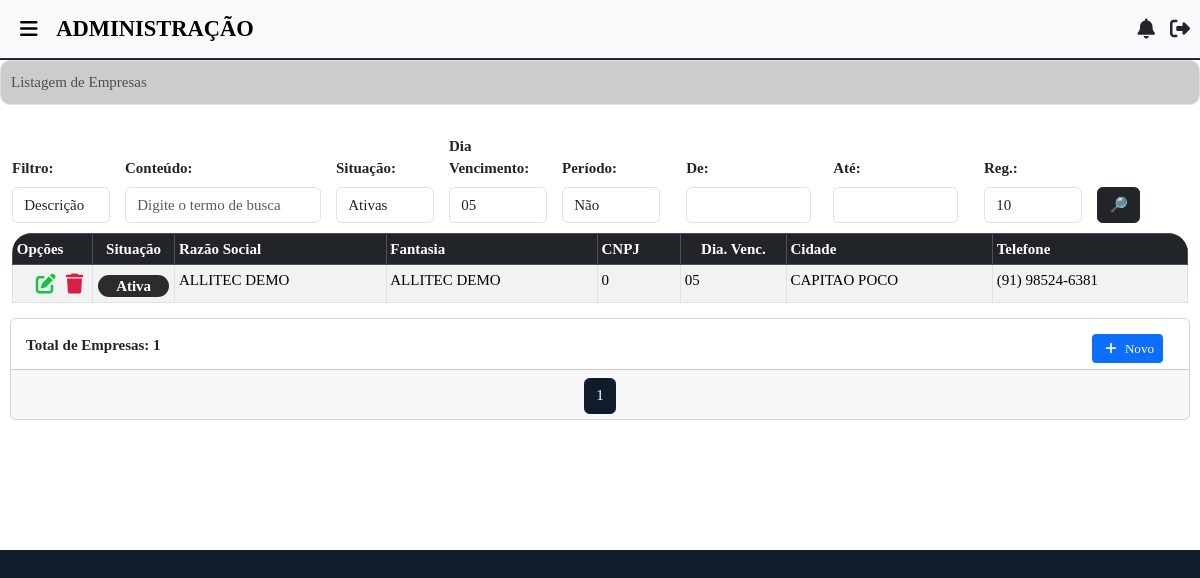
Page /empresas/lista/ (signed in) on the committed database.
### empresas/models.py (models this page shows, shortened)
class Empresa(models.Model):
    situacao = models.CharField(
        max_length=10,
        verbose_name="Situação",
        choices=[
            ('Ativa', 'Ativa'),
            ('Inativa', 'Inativa')
        ]
    )
    principal = models.CharField(
        max_length=10,
        verbose_name="Principal?",
        choices=[
            ('Sim', 'Sim'),
            ('Não', 'Não')
        ],
        default="Não"
    )
    cnpj = models.CharField(max_length=20, verbose_name='CNPJ')
    ie = models.CharField(max_length=20, verbose_name='Inscrição Estadual')
    razao_social = models.CharField(max_length=100, verbose_name='Razão Social')
    fantasia = models.CharField(max_length=100, verbose_name='Fantasia')
    endereco = models.CharField(max_length=100, verbose_name='Endereço')
    cep = models.CharField(max_length=10, verbose_name='CEP')
    numero = models.CharField(max_length=10, verbose_name='Nº')
    bairro_emp = models.CharField(max_length=20, verbose_name='Bairro')
    complem = models.CharField(max_length=20, verbose_name='Complemento', blank=True)
    cidade_emp = models.CharField(max_length=30, verbose_name='Cidade')
    uf_emp = models.CharField(max_length=2, verbose_name='UF')
    tel = models.CharField(max_length=15, verbose_name='Fone')
    email = models.EmailField(max_length=40, verbose_name='E-mail')
    fantasia_normalizado = models.CharField(max_length=255, editable=False)
    nome = models.CharField(max_length=100, verbose_name='Nome Responsável')
    cpf = models.CharField(max_length=15, verbose_name='CPF')
    orgao = models.CharField(max_length=30, verbose_name='Órgão Emissor')
    dt_nasc = models.CharField(max_length=20, verbose_name='Data de Nascimento')
    endereco_adm = models.CharField(max_length=100, verbose_name='Endereço')
    cep_adm = models.CharField(max_length=10, verbose_name='CEP')
    numero_adm = models.CharField(max_length=10, verbose_name='Nº')
    bairro_adm = models.CharField(max_length=20, verbose_name='Bairro')
    cidade_adm = models.CharField(max_length=30, verbose_name='Cidade')
    uf_adm = models.CharField(max_length=2, verbose_name='UF')
    tel_adm = models.CharField(max_length=15, verbose_name='Fone')
    email_adm = models.EmailField(max_length=40, verbose_name='E-mail')
    logo = models.FileField(upload_to='logo/', null=True, blank=True, default='default_logo.png')
    DIA_VENC_CHOICES = [
        ('05', '05'), ('10', '10'), ('15', '15'),
        ('20', '20'), ('25', '25'), ('30', '30')
    ]
    dia_venc = models.CharField(
        max_length=10,
        choices=DIA_VENC_CHOICES,
        default='05'
    )
    dt_criacao = models.DateField(
        verbose_name='Data de Registro',
        auto_now_add=True
    )
    dt_inativacao = models.DateField(verbose_name='Data de Inativação', blank=True, null=True)
    qtd_filial = models.PositiveIntegerField(default=1, verbose_name='Quantidade de Filiais Ativas')
    qtd_usuarios = models.PositiveIntegerField(default=1, verbose_name='Quantidade de Usuários Ativos')
    gerar_filial = models.BooleanField(default=False, verbose_name='Gerar Filial?')
    class Meta:
        verbose_name_plural = "Empresas"

### empresas/views.py (the view, shortened to what this page needs)
# urls.py: path("lista/", views.lista_empresas, name='lista-empresas'),
@verifica_permissao('empresas.view_empresa')
@login_required
def lista_empresas(request):
    s = request.GET.get('s')               # texto de busca
    tp = request.GET.get('tp')             # tipo de busca (desc ou cod)
    f_s = request.GET.get('sit')           # situação: Ativa / Inativa
    t_pes = request.GET.get('t_pes')       # tipo pessoa: Física / Jurídica
    dt_ini = request.GET.get('dt_ini')     # data inicial
    dt_fim = request.GET.get('dt_fim')     # data final
    p_dt = request.GET.get('p_dt')         # filtrar por data? Sim / Não
    reg = request.GET.get('reg', '10')     # registros por página
    dia_venc = request.GET.get('dia_venc')
    empresas = Empresa.objects.all().order_by('fantasia')
    if tp == 'desc' and s:
        norm_s = remove_accents(s).lower()
        empresas = empresas.filter(fantasia_normalizado__icontains=norm_s).order_by('fantasia')
    elif tp == 'cod' and s:
        try:
            empresas = empresas.filter(id__icontains=s).order_by('fantasia')
        except ValueError:
            empresas = Empresa.objects.none()
    if dia_venc in ['05', '10', '15', '20', '25', '30']:
        empresas = empresas.filter(dia_venc=dia_venc)
    if f_s in ['Ativa', 'Inativa']:
        empresas = empresas.filter(situacao=f_s)
    if t_pes in ['Física', 'Jurídica']:
        empresas = empresas.filter(pessoa=t_pes)
    if reg == 'todos':
        num_pagina = empresas.count() or 1
    else:
        try:
            num_pagina = int(reg)
        except ValueError:
            num_pagina = 10
    paginator = Paginator(empresas, num_pagina)
    page = request.GET.get('page')
    empresas = paginator.get_page(page)
    return render(request, 'empresas/lista.html', {
        'empresas': empresas,
        's': s,
        'tp': tp,
        't_pes': t_pes,
        'dt_ini': dt_ini,
        'dt_fim': dt_fim,
        'p_dt': p_dt,
        'dia_venc': dia_venc,
        'reg': reg
    })

### templates/empresas/lista.html (shortened to what this page needs)
{% extends 'base.html' %}
{% load static %}
{% block content %}
    <div class="container-fluid bg-white">
        <nav style="--bs-breadcrumb-divider: '>';" aria-label="breadcrumb">
            <ol class="breadcrumb">
                <li class="breadcrumb-item active" aria-current="page">Listagem de Empresas</li>
            </ol>
        </nav>
        <form method="GET" id="search-form" style="margin-left: 1%; margin-right: 1%;">
            <div class="row g-3 align-items-end">
                <div class="col-md-1 search-div">
                    <label class="form-label">Filtro:</label>
                    <select name="tp" id="tp" class="form-control">
                        <option value="desc" {% if request.GET.tp == 'desc' %}selected{% endif %}>Descrição</option>
                    </select>
                </div>
                <div class="col-md-2 search-div">
                    <label class="form-label">Conteúdo:</label>
                    <input class="form-control" type="text" name="s" id="s" placeholder="Digite o termo de busca" value="{{ request.GET.s }}">
                </div>
                <div class="col-md-1 search-div">
                    <label class="form-label">Situação:</label>
                    <div class="d-flex">
                        <select class="form-control" name="sit" id="situacao">
                            <option value="Ativa" {% if request.GET.sit == 'Ativa' %}selected{% endif %}>Ativas</option>
                        </select>
                    </div>
                </div>
                <div class="col-md-1 search-div">
                    <label class="form-label">Dia Vencimento:</label>
                    <div class="d-flex">
                        <select class="form-control" name="dia_venc" id="dia_venc">
                            <option value="05" {% if request.GET.dia_venc == '05' %}selected{% endif %}>05</option>
                        </select>
                    </div>
                </div>
                <div class="col-md-1 search-div">
                    <label class="form-label">Período:</label>
                    <select class="form-control" id="usar-data" name="p_dt">
                        <option value="Nao" {% if request.GET.p_dt == 'Nao' %}selected{% endif %}>Não</option>
                    </select>
                </div>
                <div class="col-md-3 search-div">
                    <div class="row">
                        <div class="col">
                            <label class="form-label">De:</label>
                            <input class="form-control" type="text" name="dt_ini" id="data_inicio1" value="{{ request.GET.dt_ini }}">
                        </div>
                        <div class="col">
                            <label class="form-label">Até:</label>
                            <input class="form-control" type="text" name="dt_fim" id="data_fim1" value="{{ request.GET.dt_fim }}">
                        </div>
                    </div>
                </div>
                <div class="col-md-1 search-div">
                    <label class="form-label">Reg.:</label>
                    <select class="form-control" id="qtd_reg" name="reg">
                        <option value="10" {% if request.GET.reg == '10' %}selected{% endif %}>10</option>
                    </select>
                </div>
                <div class="col search-div d-flex justify-content-start">
                    <button class="btn btn-dark" title="Consultar empresas" type="submit" id="data-btn" data-bs-toggle="modal" data-bs-target="#loadingModal">🔎</button>
                </div>
            </div>
        </form>
        <div class="table-container" style="margin-left: 1%; margin-right: 1%;">
            <table class="table table-bordered table-responsive-md table-rounded table-striped" id="tabelas-lista">
                <thead thead class="table-dark">
                    <tr>
                        <th scope="col">Opções</th>
                        <th scope="col" style="text-align: center; width: 7%;">Situação</th>
                        <th scope="col" style="align-items: center;">Razão Social</th>
                        <th scope="col" style="align-items: center;">Fantasia</th>
                        <th scope="col" style="align-items: center;">CNPJ</th>
                        <th scope="col" style="text-align: center; width: 9%;">Dia. Venc.</th>
                        <th scope="col" style="align-items: center;">Cidade</th>
                        <th scope="col" style="align-items: center;">Telefone</th>
                    </tr>
                </thead>
                <tbody>
                    {% for empresa in empresas %}
                        <tr>
                            <td style="width: 80px;">
                                <span>
                                    <i class="fas fa-trash" title="Deletar produtos" data-bs-toggle="modal" data-bs-target="#modal-{{ empresa.id }}"></i>
                                </span>
                                <a href="{% url 'att-empresa' empresa.id %}"><span><i class="fas fa-edit" title="Editar empresa" data-bs-toggle="modal" data-bs-target="#loadingModal"></i></span></a>
                            </td>
                            <td style="text-align: center; padding: 5px;">
                                {% if empresa.situacao == 'Ativa' %}
                                    <div style="background-color: #2c2c2c; border-radius: 20px; color: white; margin-top: 5px;">
                                        <strong>{{ empresa.situacao }}</strong>
                                    </div>
                                {% else %}
                                    <div style="background-color: #800000; border-radius: 20px; color: white; padding-left: 10px; padding-right: 10px; margin-top: 5px;">
                                        <strong>{{ empresa.situacao }}</strong><br>
                                    </div>
                                {% endif %}
                            </td>
                            <td style="align-items: center;">{{ empresa.razao_social }}</td>
                            <td style="align-items: center; text-transform: uppercase;">{{ empresa.fantasia }}</td>
                            <td style="align-items: center;">{{ empresa.cnpj }}</td>
                            <td style="align-items: justify;">{{ empresa.dia_venc }}</td>
                            <td style="align-items: center;">{{ empresa.cidade_emp }}</td>
                            <td style="align-items: center;">{{ empresa.tel }}</td>
                        </tr>
                    {% empty %}
                    <tr>
                        <td colspan="8" class="me-auto" style="text-align: center;">
                            Nenhuma empresa encontrada.
                        </td>
                    </tr>
                    {% endfor %}
                </tbody>
            </table>
        </div>
        <div class="card">
            <div class="card-body" style="max-height: 50px;">
                <strong>Total de Empresas: {{ empresas|length }}</strong>
                <a id="add-link" href="{% url 'add-empresa' %}" style="margin-left: 1%; margin-right: 1%; float: right;" class="btn-permissao" data-permissao="empresas.add_empresa" data-msg-negado="Seu usuário não pode adicionar empresas!">
                    <button type="button" class="btn btn-primary btn-sm" id="add-empresa"><i class="fas fa-plus"></i> Novo</button>
                </a>
            </div>
            <div class="card-footer text-body-secondary">
                <nav aria-label="Page navigation example" style="padding-bottom: 1px;">
                    <ul class="pagination justify-content-center">
                        {% for num in empresas.paginator.page_range %}
                            {% if num >= empresas.number|add:'-2' and num <= empresas.number|add:'2' %}
                                {% if empresas.number == num %}
                                    <li class="page-item active" aria-current="page">
                                        <span class="page-link" style="background-color: #0f1d2b; color: white;">{{ num }}</span>
                                    </li>
                                {% else %}
                                    <li class="page-item">
                                        <a class="page-link" style="color: #0f1d2b;" href="?page={{ num }}{% for key, value in request.GET.items %}{% if key != 'page' %}&{{ key }}={{ value }}{% endif %}{% endfor %}">{{ num }}</a>
                                    </li>
                                {% endif %}
                            {% endif %}
                        {% endfor %}
                    </ul>
                </nav>
            </div>
        </div>
    </div>
{% endblock %}

### rows in the picture
Empresa: situacao "Ativa", razao_social "ALLITEC DEMO", fantasia "ALLITEC DEMO", cnpj "0", dia_venc "05", cidade_emp "CAPITAO POCO", tel "(91) 98524-6381"

### other values in the picture
{{ empresas|length }} "1"
{{ num }} "1"
